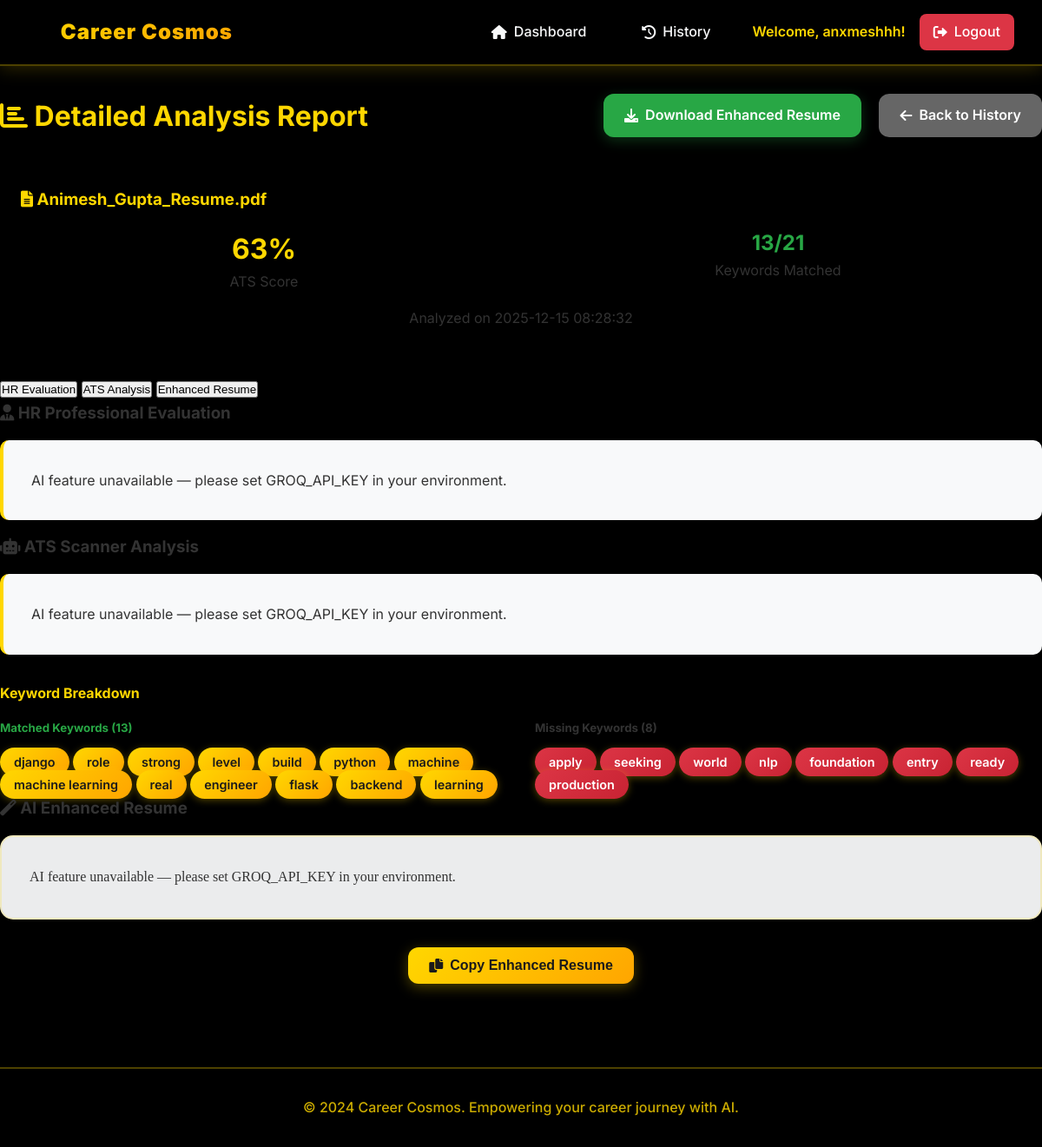
The page /view_analysis/2 (signed in) on the database its author committed.
### tables this page shows
CREATE TABLE analysis_history (
            id INTEGER PRIMARY KEY AUTOINCREMENT,
            user_id INTEGER,
            filename TEXT NOT NULL,
            ats_score INTEGER NOT NULL,
            keywords_matched INTEGER NOT NULL,
            total_keywords INTEGER NOT NULL,
            analysis_data TEXT,
            enhanced_resume TEXT,
            hr_evaluation TEXT,
            created_at TIMESTAMP DEFAULT CURRENT_TIMESTAMP,
            FOREIGN KEY (user_id) REFERENCES users (id)
        );

### app.py (the view)
@app.route('/view_analysis/<int:analysis_id>')
def view_analysis(analysis_id):
    if 'user_id' not in session:
        return redirect(url_for('login'))
    conn = sqlite3.connect('ats_tool.db')
    cursor = conn.cursor()
    cursor.execute('''
        SELECT filename, ats_score, analysis_data, enhanced_resume, hr_evaluation, created_at
        FROM analysis_history
        WHERE id = ? AND user_id = ?
    ''', (analysis_id, session['user_id']))
    result = cursor.fetchone()
    conn.close()
    if not result:
        flash('Analysis not found')
        return redirect(url_for('analysis_history'))
    filename, ats_score, analysis_data_json, enhanced_resume, hr_evaluation, created_at = result
    try:
        analysis_data = json.loads(analysis_data_json)
    except:
        analysis_data = {}
    ats_score = int(ats_score) if ats_score else 0
    return render_template('view_analysis.html',
                         analysis_id=analysis_id,
                         filename=filename,
                         ats_score=ats_score,
                         analysis_data=analysis_data,
                         enhanced_resume=enhanced_resume,
                         hr_evaluation=hr_evaluation,
                         created_at=created_at)

### templates/view_analysis.html (shortened to what this page needs)
{% extends "base.html" %}
{% block content %}
<div class="container" style="max-width: 1200px;">
    <div class="card">
        <div style="display: flex; justify-content: space-between; align-items: center; margin-bottom: 2rem; flex-wrap: wrap; gap: 1rem;">
            <h1 style="color: var(--primary-color);">
                <i class="fas fa-chart-bar"></i> Detailed Analysis Report
            </h1>
            <div>
                {% if enhanced_resume %}
                <a href="{{ url_for('download_enhanced_resume', analysis_id=analysis_id) }}"
                   class="btn btn-success" style="margin-right: 1rem;">
                    <i class="fas fa-download"></i> Download Enhanced Resume
                </a>
                {% endif %}
                <a href="{{ url_for('analysis_history') }}" class="btn btn-secondary">
                    <i class="fas fa-arrow-left"></i> Back to History
                </a>
            </div>
        </div>
        <div style="background-color: var(--background-color); padding: 1.5rem; border-radius: 5px; margin-bottom: 2rem;">
            <h3 style="color: var(--primary-color); margin-bottom: 1rem;">
                <i class="fas fa-file-alt"></i> {{ filename }}
            </h3>
            <div style="display: grid; grid-template-columns: repeat(auto-fit, minmax(200px, 1fr)); gap: 2rem;">
                <div style="text-align: center;">
                    <div style="font-size: 2rem; font-weight: bold; color: var(--primary-color);">
                        {{ ats_score }}%
                    </div>
                    <div>ATS Score</div>
                </div>
                {% if analysis_data.ats_analysis %}
                <div style="text-align: center;">
                    <div style="font-size: 1.5rem; font-weight: bold; color: var(--success-color);">
                        {{ analysis_data.ats_analysis.matched_keywords|length }}/{{ analysis_data.ats_analysis.total_keywords }}
                    </div>
                    <div>Keywords Matched</div>
                </div>
                {% endif %}
            </div>
            <p style="color: var(--text-secondary); margin-top: 1rem; text-align: center;">
                Analyzed on {{ created_at }}
            </p>
        </div>
        <div class="tabs">
            <div class="tab-buttons">
                <button class="tab-btn active" data-tab="hr-eval">HR Evaluation</button>
                <button class="tab-btn" data-tab="ats-analysis">ATS Analysis</button>
                {% if enhanced_resume %}
                <button class="tab-btn" data-tab="enhanced">Enhanced Resume</button>
                {% endif %}
            </div>
            <div id="hr-eval" class="tab-content active">
                <h3><i class="fas fa-user-tie"></i> HR Professional Evaluation</h3>
                <div class="evaluation-text">
                    {{ hr_evaluation|safe if hr_evaluation else "HR evaluation not available" }}
                </div>
            </div>
            <div id="ats-analysis" class="tab-content">
                <h3><i class="fas fa-robot"></i> ATS Scanner Analysis</h3>
                {% if analysis_data.ats_evaluation %}
                <div class="evaluation-text">
                    {{ analysis_data.ats_evaluation|safe }}
                </div>
                {% endif %}
                {% if analysis_data.ats_analysis %}
                <h4 style="color: var(--primary-color); margin: 2rem 0 1rem 0;">Keyword Breakdown</h4>
                <div style="display: grid; grid-template-columns: 1fr 1fr; gap: 2rem; margin-top: 1rem;">
                    <div>
                        <h5 style="color: var(--success-color); margin-bottom: 1rem;">
                            Matched Keywords ({{ analysis_data.ats_analysis.matched_keywords|length }})
                        </h5>
                        <div>
                            {% for keyword in analysis_data.ats_analysis.matched_keywords %}
                                <span class="keyword-tag">{{ keyword }}</span>
                            {% endfor %}
                        </div>
                    </div>
                    <div>
                        <h5 style="color: var(--error-color); margin-bottom: 1rem;">
                            Missing Keywords ({{ analysis_data.ats_analysis.missing_keywords|length }})
                        </h5>
                        <div>
                            {% for keyword in analysis_data.ats_analysis.missing_keywords[:15] %}
                                <span class="keyword-tag missing">{{ keyword }}</span>
                            {% endfor %}
                        </div>
                    </div>
                </div>
                {% endif %}
            </div>
            {% if enhanced_resume %}
            <div id="enhanced" class="tab-content">
                <h3><i class="fas fa-magic"></i> AI Enhanced Resume</h3>
                <div class="content-box">
                    {{ enhanced_resume|safe }}
                </div>
                <div style="text-align: center; margin-top: 2rem;">
                    <button onclick="copyToClipboard()" class="btn btn-primary">
                        <i class="fas fa-copy"></i> Copy Enhanced Resume
                    </button>
                </div>
            </div>
            {% endif %}
        </div>
    </div>
</div>
{% endblock %}

### static/css/style.css (style rules this page uses)
:root { --primary-color: #ffd700; --secondary-color: #ffa500; --dark-color: #1a1a1a; --darker-color: #0d0d0d; --light-color: #f8f9fa; --text-color: #333; --text-light: #666; --border-color: #ddd; --success-color: #28a745; --warning-color: #ffc107; --danger-color: #dc3545; --shadow: 0 4px 6px rgba(0, 0, 0, 0.1); --shadow-lg: 0 10px 25px rgba(0, 0, 0, 0.15); }
* { margin: 0; padding: 0; box-sizing: border-box; }
body { font-family: 'Inter', 'Segoe UI', Tahoma, Geneva, Verdana, sans-serif; line-height: 1.6; color: var(--text-color); background: #000000; min-height: 100vh; position: relative; overflow-x: hidden; }
.btn { display: inline-flex; align-items: center; gap: 0.5rem; padding: 0.75rem 1.5rem; border: none; border-radius: 12px; font-size: 1rem; font-weight: 600; text-decoration: none; cursor: pointer; transition: all 0.3s ease; text-align: center; justify-content: center; position: relative; overflow: hidden; }
.btn::before { content: ''; position: absolute; top: 50%; left: 50%; width: 0; height: 0; border-radius: 50%; background: rgba(255, 255, 255, 0.5); transform: translate(-50%, -50%); transition: width 0.6s, height 0.6s; }
.btn-primary { background: linear-gradient(135deg, #FFD700 0%, #FFA500 100%); color: var(--dark-color); box-shadow: 0 4px 15px rgba(255, 215, 0, 0.3); }
.btn-secondary { background: var(--text-light); color: white; }
.btn-success { background: var(--success-color); color: white; box-shadow: 0 4px 15px rgba(40, 167, 69, 0.3); }
.keyword-tag { background: linear-gradient(135deg, #FFD700 0%, #FFA500 100%); color: var(--dark-color); padding: 0.5rem 1rem; border-radius: 20px; font-size: 0.9rem; font-weight: 600; box-shadow: 0 2px 8px rgba(255, 215, 0, 0.3); transition: all 0.3s ease; animation: tagPop 0.3s ease-out; }
.keyword-tag.missing { background: linear-gradient(135deg, var(--danger-color) 0%, #c82333 100%); color: white; }
.evaluation-text { background: rgba(248, 249, 250, 0.95); padding: 2rem; border-radius: 15px; border-left: 5px solid #FFD700; margin: 1rem 0; line-height: 1.8; box-shadow: 0 3px 15px rgba(0, 0, 0, 0.1); }
.content-box { background: rgba(248, 249, 250, 0.95); border: 2px solid rgba(255, 215, 0, 0.2); border-radius: 15px; padding: 2rem; font-family: "Georgia", serif; line-height: 1.8; max-height: 600px; overflow-y: auto; margin: 1rem 0; box-shadow: 0 3px 15px rgba(0, 0, 0, 0.1); }

### rows shown on the page
analysis_history: filename "Animesh_Gupta_Resume.pdf", created_at "2025-12-15 08:28:32", hr_evaluation "AI feature unavailable — please set GROQ_API_KEY in your environment.", enhanced_resume "AI feature unavailable — please set GROQ_API_KEY in your environment."

### other values the page prints
{{ session.username }} "anxmeshhh"
{{ ats_score }} "63"
{{ analysis_data.ats_analysis.matched_keywords|length }} "13"
{{ analysis_data.ats_analysis.total_keywords }} "21"
{{ analysis_data.ats_evaluation|safe }} "AI feature unavailable — please set GROQ_API_KEY in your environment."
{{ keyword }} "django" "role" "strong" "level" "build" "python" "machine" "machine learning" "real" "engineer" "flask" "backend" "learning"
{{ analysis_data.ats_analysis.missing_keywords|length }} "8"
{{ keyword }} "apply" "seeking" "world" "nlp" "foundation" "entry" "ready" "production"
